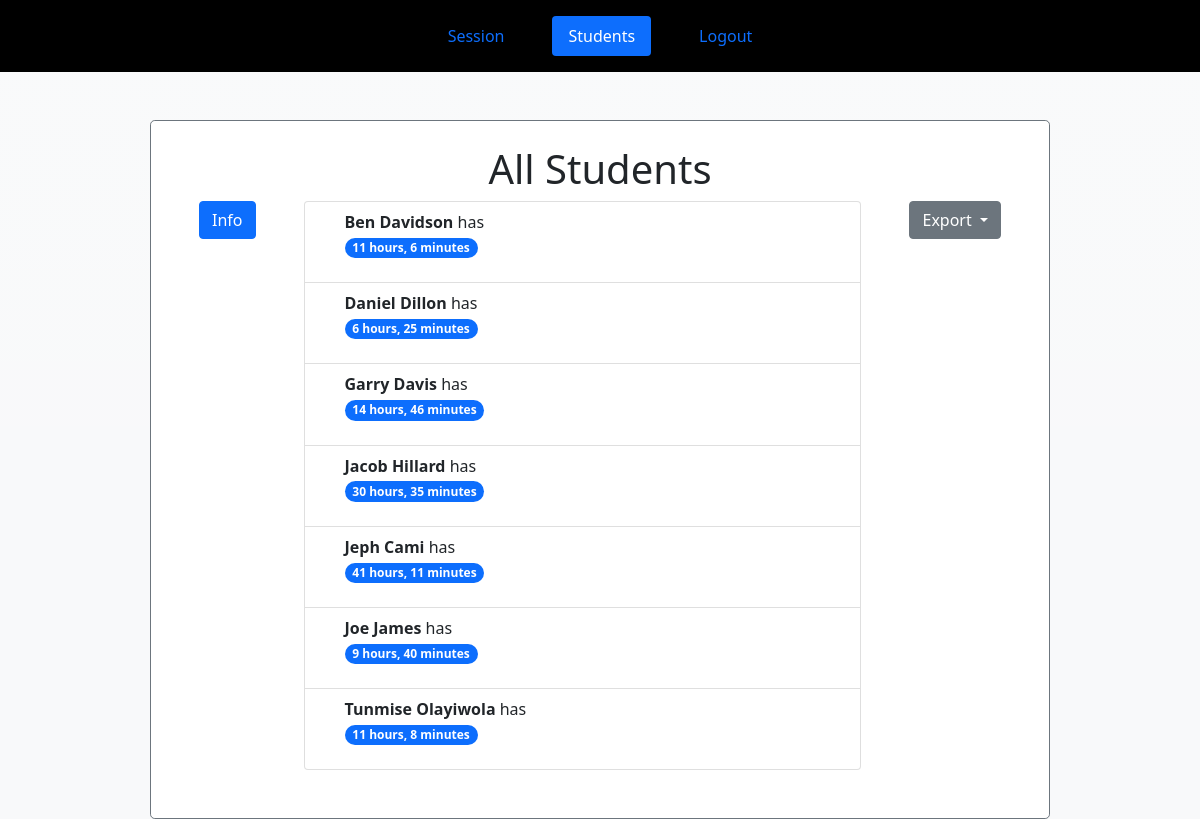
The app's page /, older data.
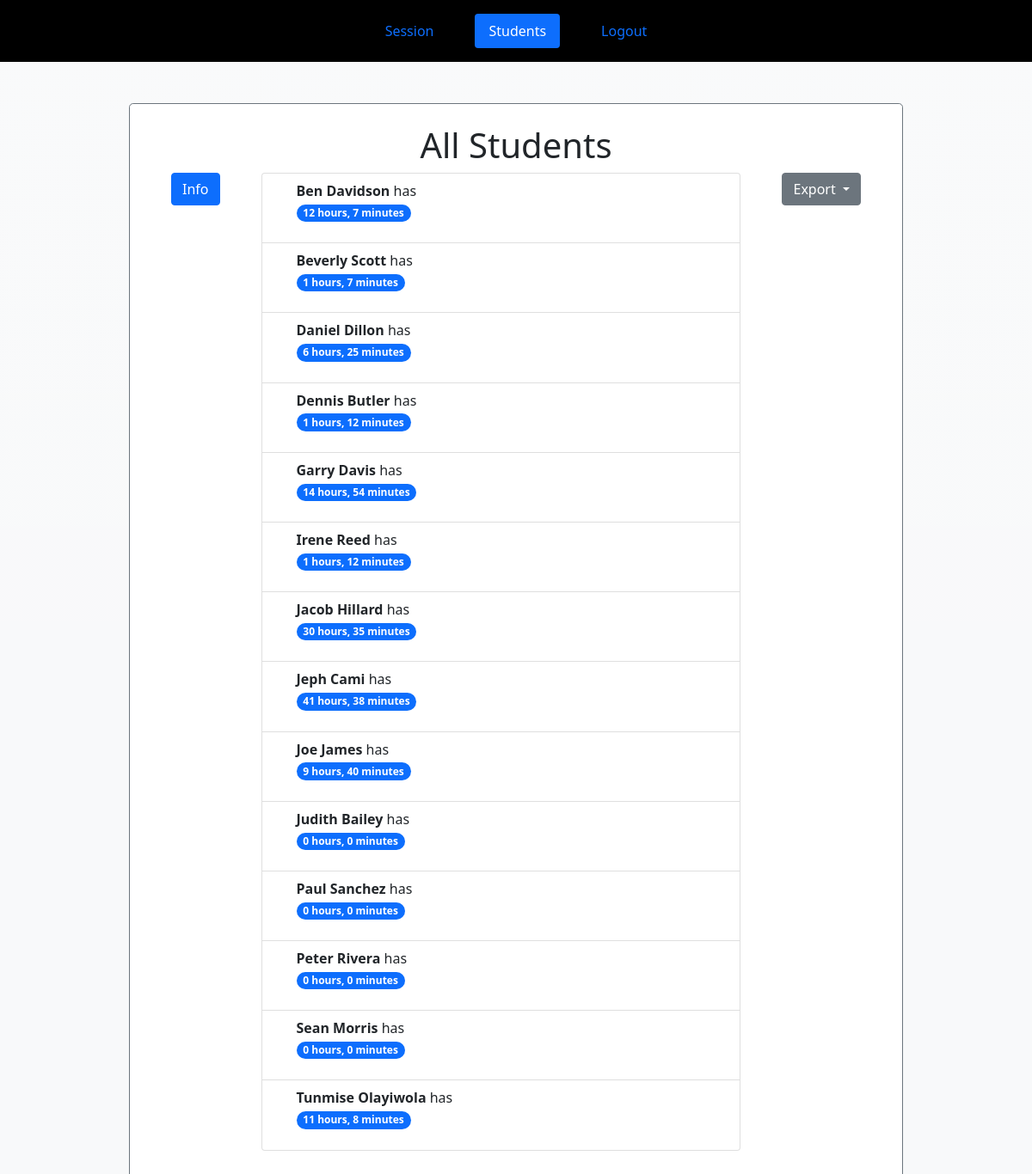
The same page, newer data.
### main/models.py (models this page shows, shortened)
class Students(models.Model):
    firstName = models.CharField(max_length=50)
    lastName = models.CharField(max_length=50)
    hours=models.IntegerField(default=0)
    minutes=models.IntegerField(default=0)
    def __str__(self) -> str:
        return self.firstName + " "+self.lastName

### main/views.py (the view)
# urls.py: path("", views.index, name="index"),
def index(response):
    studentsList = Students.objects.all().order_by('firstName')
    context={"Students":studentsList}
    return render(response, "main/AllStudents.html", context)

### main/templates/main/AllStudents.html (shortened to what this page needs)
{% extends 'main/base.html' %}
{% block activepage %}
<li class="nav-item m-3">
    <a href={% url 'Sessions'%} class="nav-link">Session</a>
  </li>
  <li class="nav-item m-3">
    <a href={% url 'allStudents' %} class="nav-link active" >Students</a>
  </li>
  <li class="nav-item m-3">
    <a href={% url 'logout' %} class="nav-link" >Logout</a>
  </li>
{% endblock activepage %}
{%block content%}
<h2 class="text-center mt-4 fs-1">All Students</h2>
<a class="btn btn-primary float-start mx-5" data-bs-toggle="collapse" href="#infoTab" role="button" aria-expanded="false" aria-controls="collapseExample">
Info
</a>
<div class="dropdown float-end mx-5">
  <button class="btn btn-secondary dropdown-toggle" type="button" id="dropdownMenuButton2" data-bs-toggle="dropdown" aria-expanded="false">
    Export
  </button>
</div>
<div id="rpla">
    {% include 'main/partials/AddHours.html' %}
</div>
    {% endblock %}

### main/templates/main/base.html (shortened to what this page needs)
<!DOCTYPE html>
<html>
    <head>
        <link href="https://cdn.jsdelivr.net/npm/bootstrap@5.1.3/dist/css/bootstrap.min.css" rel="stylesheet">
</head>
    <body class="bg-light bg-gradient">
        <div class="mx-auto py-auto rounded-0 " style="background:black;">
            <ul class="nav justify-content-center nav-pills ">
                {% block activepage %}
           {% endblock activepage %}
        </div>
       <div id="basehtml" class="mx-auto mt-5 w-75 rounded-3 justify-content-center border border-secondary border-1" style="background:white;">
        {%block content%}
        {% endblock %}
        </div>
    </body>
</html>

### main/templates/main/partials/AddHours.html (shortened to what this page needs)
<div class="mx-auto mb-5" style="width:75%">
    <ul class="list-group list-group">
{% for student in Students %}
        <li class="list-group-item d-flex justify-content-between align-items-start">
            <div class="ms-2 me-auto">
            <p class="mb-3 ms-3"><b><a hx-get={% url 'AddHours' student.id%} hx-target="#rpla" style="cursor:pointer;">{{student}} </a></b> has
                <span  class="badge bg-primary rounded-pill"> {{student.hours}} hours, {{student.minutes}} minutes</span></p>
            </div>
        </li>
   {% endfor %}
    </ul>
</div>

Row changes from the older to the newer data that the page shows:
changed Students "Ben Davidson": hours "11" → "12"; minutes "6" → "7"
added Students: firstName+lastName "Beverly Scott", hours "1", minutes "7"
added Students: firstName+lastName "Dennis Butler", hours "1", minutes "12"
changed Students "Garry Davis": minutes "46" → "54"
added Students: firstName+lastName "Irene Reed", hours "1", minutes "12"
changed Students "Jeph Cami": minutes "11" → "38"
added Students: firstName+lastName "Judith Bailey", hours "0", minutes "0"
added Students: firstName+lastName "Paul Sanchez", hours "0", minutes "0"
added Students: firstName+lastName "Peter Rivera", hours "0", minutes "0"
added Students: firstName+lastName "Sean Morris", hours "0", minutes "0"
